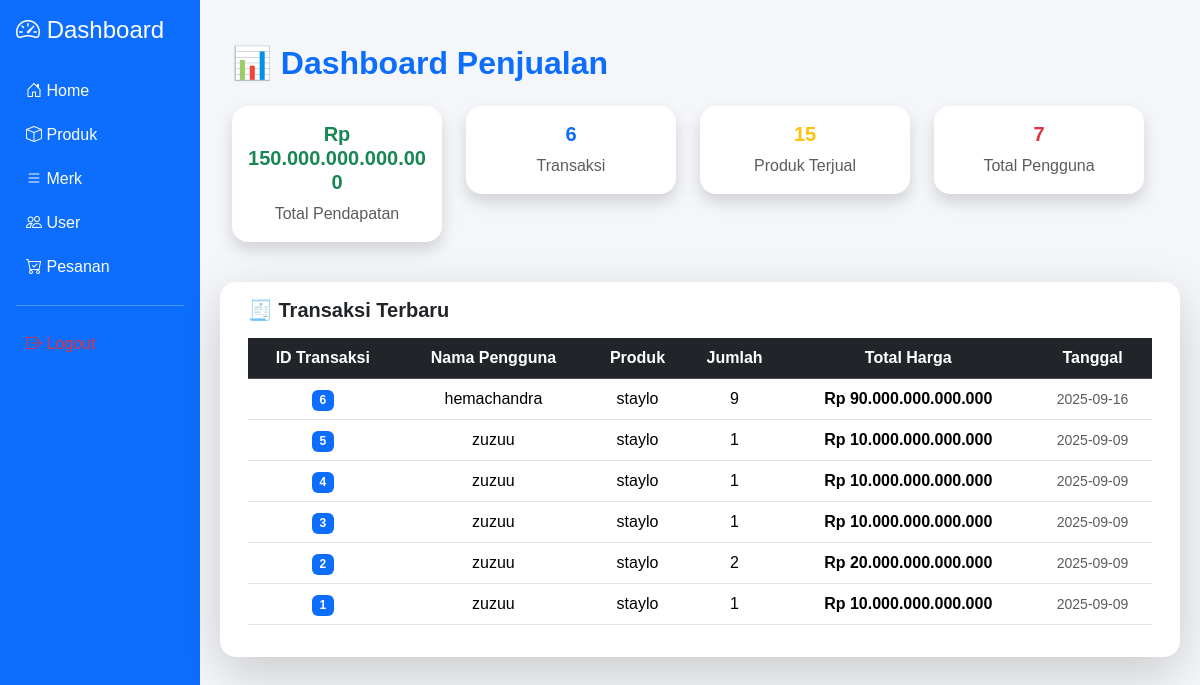
The app's page /admin/index.php (signed in) with its own data.
### tables this page shows
CREATE TABLE `transaksi` (
  `id_transaksi` int(11) NOT NULL,
  `pengguna_id` int(11) NOT NULL,
  `admin_id` int(11) NOT NULL,
  `produk_id` int(11) NOT NULL,
  `jumlah` int(11) NOT NULL,
  `tanggal_transaksi` date NOT NULL,
  `total_harga` double NOT NULL
);

CREATE TABLE `pengguna` (
  `id_pengguna` int(11) NOT NULL,
  `nama_pengguna` varchar(25) NOT NULL,
  `email` varchar(25) NOT NULL,
  `password` text NOT NULL,
  `no_hp` int(13) NOT NULL,
  `alamat` varchar(25) NOT NULL
);

CREATE TABLE `produk` (
  `id_produk` int(11) NOT NULL,
  `merk_id` int(11) NOT NULL,
  `nama_produk` varchar(25) NOT NULL,
  `harga` double NOT NULL,
  `deskripsi` varchar(150) NOT NULL,
  `stock` int(30) NOT NULL,
  `kategori` enum('classic','matic','','') NOT NULL,
  `photo` text NOT NULL
);

CREATE TABLE `transaksi_detail` (
  `id_detail` int(11) NOT NULL,
  `transaksi_id` int(11) NOT NULL,
  `produk_id` int(11) NOT NULL,
  `jumlah` int(11) NOT NULL,
  `harga` decimal(15,2) NOT NULL
);

### admin/home.php (the view, shortened to what this page needs)
<?php
include "../db/koneksi.php";
?>
<div class="container mt-4">
  <h2 class="mb-4 text-primary fw-bold">📊 Dashboard Penjualan</h2>
  <div class="row mb-4">
    <div class="row mb-4">
  <?php
  $totalPendapatan = $koneksi->query("
    SELECT SUM(td.harga * td.jumlah) AS total
    FROM transaksi_detail td
    JOIN transaksi t ON td.transaksi_id = t.id_transaksi
  ")->fetch_assoc()['total'] ?? 0;
  $totalTransaksi = $koneksi->query("
    SELECT COUNT(*) AS total FROM transaksi
  ")->fetch_assoc()['total'] ?? 0;
  $produkTerjual = $koneksi->query("
    SELECT SUM(jumlah) AS total FROM transaksi_detail
  ")->fetch_assoc()['total'] ?? 0;
  $totalUser = $koneksi->query("
    SELECT COUNT(*) AS total FROM pengguna
  ")->fetch_assoc()['total'] ?? 0;
  ?>
 <div class="col-md-3 mb-3">
  <a href="index.php?page=pendapatan" class="dashboard-card">
    <div class="card text-center shadow border-0 rounded-4">
      <div class="card-body">
        <h5 class="text-success fw-bold">Rp <?= number_format($totalPendapatan, 0, ',', '.') ?></h5>
        <p class="text-muted mb-0">Total Pendapatan</p>
      </div>
    </div>
  </a>
</div>
  <div class="col-md-3 mb-3">
    <a href="index.php?page=transaksi" class="dashboard-card">
      <div class="card text-center shadow border-0 rounded-4">
        <div class="card-body">
          <h5 class="text-primary fw-bold"><?= $totalTransaksi ?></h5>
          <p class="text-muted mb-0">Transaksi</p>
        </div>
      </div>
    </a>
  </div>
  <div class="col-md-3 mb-3">
    <a href="index.php?page=produk_terjual" class="dashboard-card">
      <div class="card text-center shadow border-0 rounded-4">
        <div class="card-body">
          <h5 class="text-warning fw-bold"><?= $produkTerjual ?></h5>
          <p class="text-muted mb-0">Produk Terjual</p>
        </div>
      </div>
    </a>
  </div>
  <div class="col-md-3 mb-3">
    <a href="index.php?page=user" class="dashboard-card">
      <div class="card text-center shadow border-0 rounded-4">
        <div class="card-body">
          <h5 class="text-danger fw-bold"><?= $totalUser ?></h5>
          <p class="text-muted mb-0">Total Pengguna</p>
        </div>
      </div>
    </a>
  </div>
</div>
  <div class="card shadow-lg border-0 rounded-4">
    <div class="card-body">
      <h5 class="fw-bold mb-3">🧾 Transaksi Terbaru</h5>
      <div class="table-responsive">
        <table class="table table-hover align-middle text-center">
          <thead class="table-dark">
            <tr>
              <th>ID Transaksi</th>
              <th>Nama Pengguna</th>
              <th>Produk</th>
              <th>Jumlah</th>
              <th>Total Harga</th>
              <th>Tanggal</th>
            </tr>
          </thead>
          <tbody>
            <?php
            $sql = "
              SELECT
                t.id_transaksi,
                p.nama_pengguna AS nama_user,
                pr.nama_produk,
                td.jumlah,
                (td.harga * td.jumlah) AS total_harga,
                t.tanggal_transaksi
              FROM transaksi t
              LEFT JOIN pengguna p ON t.pengguna_id = p.id_pengguna
              JOIN transaksi_detail td ON t.id_transaksi = td.transaksi_id
              JOIN produk pr ON td.produk_id = pr.id_produk
              ORDER BY t.tanggal_transaksi DESC
              LIMIT 10
            ";
            $result = $koneksi->query($sql);
            if ($result && $result->num_rows > 0) {
              while ($row = $result->fetch_assoc()) {
                echo "
                <tr>
                  <td><span class='badge bg-primary'>{$row['id_transaksi']}</span></td>
                  <td>" . htmlspecialchars($row['nama_user'] ?? 'Tidak Diketahui') . "</td>
                  <td>{$row['nama_produk']}</td>
                  <td>{$row['jumlah']}</td>
                  <td><strong>Rp " . number_format($row['total_harga'], 0, ',', '.') . "</strong></td>
                  <td><small class='text-muted'>{$row['tanggal_transaksi']}</small></td>
                </tr>
                ";
              }
            } else {
              echo "<tr><td colspan='6' class='text-center text-muted py-4'>Belum ada transaksi</td></tr>";
            }
            ?>
          </tbody>
        </table>
      </div>
    </div>
  </div>
</div>

### admin/index.php (style rules this page uses)
body { font-family: Arial, sans-serif; background:#f4f6f9; }

### admin/home.php (style rules this page uses)
.dashboard-card { text-decoration: none; color: inherit; transition: transform 0.2s ease, box-shadow 0.2s ease; display: block; }

### records on screen
transaksi: id_transaksi "6", pengguna.nama_pengguna "hemachandra", produk.nama_produk "staylo", transaksi_detail.jumlah "9", total_harga "90.000.000.000.000", tanggal_transaksi "2025-09-16"
transaksi: id_transaksi "5", pengguna.nama_pengguna "zuzuu", produk.nama_produk "staylo", transaksi_detail.jumlah "1", total_harga "10.000.000.000.000", tanggal_transaksi "2025-09-09"
transaksi: id_transaksi "4", pengguna.nama_pengguna "zuzuu", produk.nama_produk "staylo", transaksi_detail.jumlah "1", total_harga "10.000.000.000.000", tanggal_transaksi "2025-09-09"
transaksi: id_transaksi "3", pengguna.nama_pengguna "zuzuu", produk.nama_produk "staylo", transaksi_detail.jumlah "1", total_harga "10.000.000.000.000", tanggal_transaksi "2025-09-09"
transaksi: id_transaksi "2", pengguna.nama_pengguna "zuzuu", produk.nama_produk "staylo", transaksi_detail.jumlah "2", total_harga "20.000.000.000.000", tanggal_transaksi "2025-09-09"
transaksi: id_transaksi "1", pengguna.nama_pengguna "zuzuu", produk.nama_produk "staylo", transaksi_detail.jumlah "1", total_harga "10.000.000.000.000", tanggal_transaksi "2025-09-09"

### other values on screen
$totalPendapatan "150.000.000.000.000"
$totalTransaksi "6"
$produkTerjual "15"
$totalUser "7"
